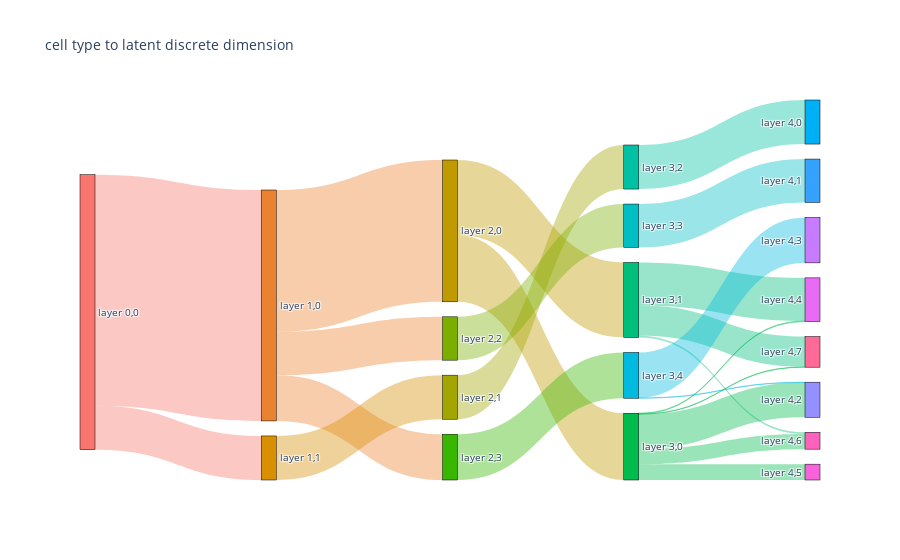

Here is the notebook cell this chart was saved with:
### Code cell
fig = go.Figure(data=[go.Sankey(
    valueformat = ".0f",
    # Define nodes
    node = dict(
      pad = 15,
      thickness = 15,
      line = dict(color = "black", width = 0.5),
      label =  data['node']['label'],
      color =  data['node']['color']
    ),
    # Add links
    link = dict(
      source =  data['link']['source'],
      target =  data['link']['target'],
      value =  data['link']['value'],
      label =  data['link']['label'],
      color =  data['link']['color']
))])

fig.update_layout(title_text="cell type to latent discrete dimension",
                  font_size=10)
fig.show()

### Figure 1 — Plotly figure (JSON) as saved in the notebook; plotly's stock layout.template omitted (floating-point values rounded to 4 significant figures)
{"data": [{"link": {"color": ["rgba(248,118,109,0.4)", "rgba(248,118,109,0.4)", "rgba(234,131,49,0.4)", "rgba(234,131,49,0.4)", "rgba(234,131,49,0.4)", "rgba(234,131,49,0.4)", "rgba(216,144,0,0.4)", "rgba(216,144,0,0.4)", "rgba(216,144,0,0.4)", "rgba(216,144,0,0.4)", "rgba(192,155,0,0.4)", "rgba(192,155,0,0.4)", "rgba(192,155,0,0.4)", "rgba(192,155,0,0.4)", "rgba(192,155,0,0.4)", "rgba(163,165,0,0.4)", "rgba(163,165,0,0.4)", "rgba(163,165,0,0.4)", "rgba(163,165,0,0.4)", "rgba(163,165,0,0.4)", "rgba(124,174,0,0.4)", "rgba(124,174,0,0.4)", "rgba(124,174,0,0.4)", "rgba(124,174,0,0.4)", "rgba(124,174,0,0.4)", "rgba(57,182,0,0.4)", "rgba(57,182,0,0.4)", "rgba(57,182,0,0.4)", "rgba(57,182,0,0.4)", "rgba(57,182,0,0.4)", "rgba(0,187,78,0.4)", "rgba(0,187,78,0.4)", "rgba(0,187,78,0.4)", "rgba(0,187,78,0.4)", "rgba(0,187,78,0.4)", "rgba(0,187,78,0.4)", "rgba(0,187,78,0.4)", "rgba(0,187,78,0.4)", "rgba(0,191,125,0.4)", "rgba(0,191,125,0.4)", "rgba(0,191,125,0.4)", "rgba(0,191,125,0.4)", "rgba(0,191,125,0.4)", "rgba(0,191,125,0.4)", "rgba(0,191,125,0.4)", "rgba(0,191,125,0.4)", "rgba(0,193,163,0.4)", "rgba(0,193,163,0.4)", "rgba(0,193,163,0.4)", "rgba(0,193,163,0.4)", "rgba(0,193,163,0.4)", "rgba(0,193,163,0.4)", "rgba(0,193,163,0.4)", "rgba(0,193,163,0.4)", "rgba(0,191,196,0.4)", "rgba(0,191,196,0.4)", "rgba(0,191,196,0.4)", "rgba(0,191,196,0.4)", "rgba(0,191,196,0.4)", "rgba(0,191,196,0.4)", "rgba(0,191,196,0.4)", "rgba(0,191,196,0.4)", "rgba(0,186,224,0.4)", "rgba(0,186,224,0.4)", "rgba(0,186,224,0.4)", "rgba(0,186,224,0.4)", "rgba(0,186,224,0.4)", "rgba(0,186,224,0.4)", "rgba(0,186,224,0.4)", "rgba(0,186,224,0.4)"], "label": ["", "", "", "", "", "", "", "", "", "", "", "", "", "", "", "", "", "", "", "", "", "", "", "", "", "", "", "", "", "", "", "", "", "", "", "", "", "", "", "", "", "", "", "", "", "", "", "", "", "", "", "", "", "", "", "", "", "", "", "", "", "", "", "", "", "", "", "", "", ""], "source": [0, 0, 1, 1, 1, 1, 2, 2, 2, 2, 3, 3, 3, 3, 3, 4, 4, 4, 4, 4, 5, 5, 5, 5, 5, 6, 6, 6, 6, 6, 7, 7, 7, 7, 7, 7, 7, 7, 8, 8, 8, 8, 8, 8, 8, 8, 9, 9, 9, 9, 9, 9, 9, 9, 10, 10, 10, 10, 10, 10, 10, 10, 11, 11, 11, 11, 11, 11, 11, 11], "target": [1, 2, 3, 4, 5, 6, 3, 4, 5, 6, 7, 8, 9, 10, 11, 7, 8, 9, 10, 11, 7, 8, 9, 10, 11, 7, 8, 9, 10, 11, 12, 13, 14, 15, 16, 17, 18, 19, 12, 13, 14, 15, 16, 17, 18, 19, 12, 13, 14, 15, 16, 17, 18, 19, 12, 13, 14, 15, 16, 17, 18, 19, 12, 13, 14, 15, 16, 17, 18, 19], "value": [671, 128, 412, 0, 126, 133, 0, 128, 0, 0, 194, 218, 0, 0, 0, 0, 0, 128, 0, 0, 0, 0, 0, 126, 0, 0, 0, 0, 0, 133, 0, 0, 101, 0, 2, 46, 44, 1, 0, 0, 0, 0, 125, 0, 5, 88, 128, 0, 0, 0, 0, 0, 0, 0, 0, 126, 0, 0, 0, 0, 0, 0, 0, 0, 1, 132, 0, 0, 0, 0]}, "node": {"color": ["#F8766D", "#EA8331", "#D89000", "#C09B00", "#A3A500", "#7CAE00", "#39B600", "#00BB4E", "#00BF7D", "#00C1A3", "#00BFC4", "#00BAE0", "#00B0F6", "#35A2FF", "#9590FF", "#C77CFF", "#E76BF3", "#FA62DB", "#FF62BC", "#FF6A98"], "label": [["layer 0", 0], ["layer 1", 0], ["layer 1", 1], ["layer 2", 0], ["layer 2", 1], ["layer 2", 2], ["layer 2", 3], ["layer 3", 0], ["layer 3", 1], ["layer 3", 2], ["layer 3", 3], ["layer 3", 4], ["layer 4", 0], ["layer 4", 1], ["layer 4", 2], ["layer 4", 3], ["layer 4", 4], ["layer 4", 5], ["layer 4", 6], ["layer 4", 7]], "line": {"color": "black", "width": 0.5}, "pad": 15, "thickness": 15}, "type": "sankey", "valueformat": ".0f"}], "layout": {"font": {"size": 10}, "title": {"text": "cell type to latent discrete dimension"}}}
